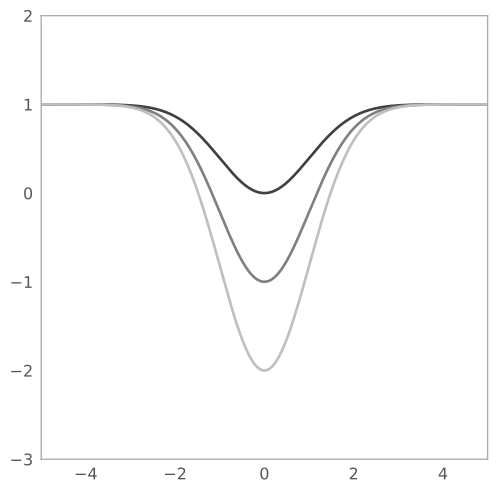

Recreate this plot in Python.
import numpy as np
import matplotlib.pyplot as plt
import warnings
from astropy.modeling.models import GaussianAbsorption1D
from astropy.utils.exceptions import AstropyDeprecationWarning

plt.figure()
with warnings.catch_warnings():
    warnings.simplefilter('ignore', AstropyDeprecationWarning)
    s1 = GaussianAbsorption1D()
r = np.arange(-5, 5, .01)
for factor in range(1, 4):
    s1.amplitude = factor
    plt.plot(r, s1(r), color=str(0.25 * factor), lw=2)

plt.axis([-5, 5, -3, 2])
plt.show()
